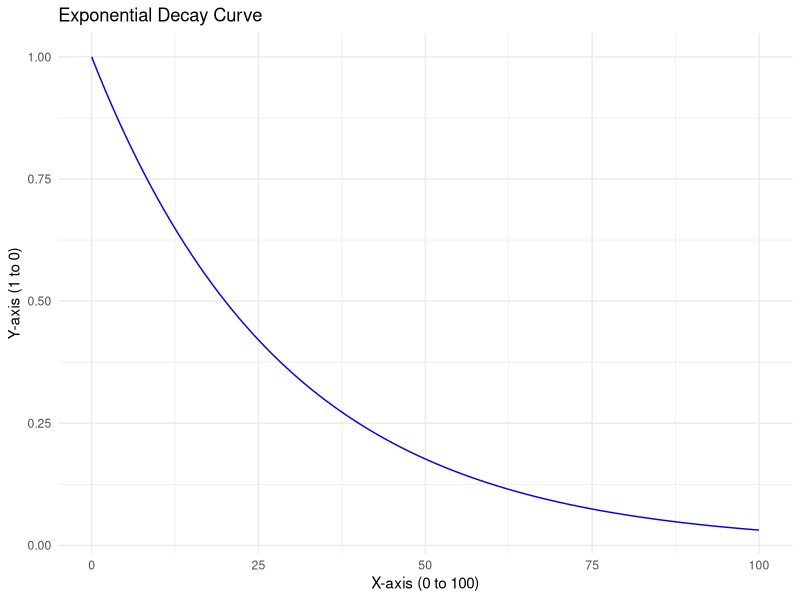

Here is the R script that generated this plot: (Note: this script raises an error after producing the figure.)
#### load packages####
library(ggplot2)
library(dplyr)
library(tidyr)


#####1. calculating the between farm transmission-𝜆nit=𝛽n∗Nit;∀i=1,...,nsuceptiblefarms ####
# Function to generate a random matrix of size 50x50 with T or F values, with F on the diagonal
generate_random_matrix <- function() {
  mat <- matrix(sample(c(0, 1), 50*50, replace = TRUE, prob= c(.95,.05)), nrow = 50)
  diag(mat) <- 0  # Set diagonal elements to "F"
  return(mat)
}

# Create a list to store the matrices
movement_matrix <- list()

# Generate 100 (timesteps) random matrices and store them in the list
for (i in 1:100) {
  movement_matrix[[i]] <- generate_random_matrix()
}
movement_matrix[[24]]




#####2. creating gravity matrix and distance matrix####
N <- 50
pig_capacity <- sample(500:4000, N, replace = TRUE)

# Initialize distance matrix
distance_matrix <- matrix(0, nrow = N, ncol = N)
p <- 0.75  # Probability of values under 100

# Fill the upper triangular part of the matrix with random distances
for (i in 1:(N-1)) {
  for (j in (i+1):N) {
    if (runif(1) <= p) {
      # Generate random distance with 75% probability under 100
      distance_matrix[i, j] <- runif(1, min = 38, max = 44)
    } else {
      # Generate random distance with 25% probability over 100
      distance_matrix[i, j] <- runif(1, min = 25, max = 50)
    }
    
    # Ensure symmetry in the distance matrix
    distance_matrix[j, i] <- distance_matrix[i, j]
  }
}

# Set attraction force to 0 if distance is greater than 35 km
distance_matrix[distance_matrix > 35] <- 0  #delete all distances above 35 km

# Calculate attraction force for each farm using the gravity model formula
gravity_matrix <- pig_capacity / (distance_matrix^2)
gravity_matrix[is.infinite(gravity_matrix)] <- 0

#####3. creating the vehicle transporting pigs to farms route####
#Eit <- elapsed time (min)
#Zit <- time the vehicle is inside the farm
#Edge <- Efarmi*Efarmj > time (72 h for cold months (from October until March) and
#within 24 h for warm months (from April until September))
#time the vehicle stayed inside the farm (time between 20-50 min, median is ~42, got it from S5)
#creating the z matrix, time the farm is inside the farm

TruckPigMatrixFunction <- function(N){

ZMatrix <- matrix(0, nrow=N, ncol=N)
for (i in 1:N) {
  for (j in 1:N) {
    if (runif(1) < 0.05) {
      ZMatrix[i, j] <- sample(c(25:60), 1)
    }
  }
}

#e matrix
EMatrix <- matrix(0, nrow=N, ncol=N)

for (i in 1:N) {
  for (j in 1:N) {
    if (ZMatrix[i, j] != 0) {
      EMatrix[i, j] <- sample(c(40:360), 1) # number get from indegree and outdegree(?) not sure about the format of edges
    }
  }
}

truck_pig_matrix  <- ZMatrix * EMatrix #edge weight 

return(truck_pig_matrix)
}

N <- 50 # farms
timesteps <- 100

truck_pig_matrix <- vector("list", timesteps)

for(t in 1:timesteps) {
  truck_pig_matrix[[t]] <- TruckPigMatrixFunction((N))
}

print(truck_pig_matrix[[1]])

#####4. Re-break force of infection####

#create the pro_survival dataset as a exponential decay y=e*−k*x
# Define the range of X values ~(time)
x <- seq(0, 100, by=1)

# Define the decay constant, k. Choose k such that the curve decays significantly over 100 days.

k <- log(2) / 20  # This is an example, you can adjust k to fit your needs

# Define the decay function
y <- exp(-k * x)

# Create a data frame for plotting
prob_survival <- data.frame(time = x, Probability = y)

# Plot using ggplot2
ggplot(prob_survival, aes(x = x, y = y)) +
  geom_line(color = "blue") +
  labs(title = "Exponential Decay Curve",
       x = "X-axis (0 to 100)",
       y = "Y-axis (1 to 0)") +
  theme_minimal()
prob_survival
prob_survival <- prob_survival[-1,]
#create farm list
reinfected <- data.frame(farm_id = 1:N, last_outbreak_time = rep(0, N))
reinfected


#### 5. Detection transition Infected to detected (outbreak) ####
#type of farms

farmID <- 1:50
FarmType <- c(
  rep("sow", 7),
  rep("gdu", 3),
  rep("nursery", 9),
  rep("finisher", 31)
)

farms <- data.frame(farmID, FarmType)

# Display the first few rows of the farms data frame to check
head(farms)


## detection parameters for the logistic function
# L is the maximum detection probability
L_sow_GDU <- 0.95 #undergo periodic testing
L_nursery_finisher <- 0.70 # example value, fit based on empirical data
X0_A <- 4  # weeks, midpoint of the sigmoid, average time it takes a farm to detect the disease from a strain A
X0_B <- 5 #weeks for strain B
k <- 0.5 # logistic growth rate



#I * ((0.95/(1 + exp(-0.5*(time_infected - farm_detection_ratio))) ) * efetive_surveillance )
# Function to calculate detection probability
detection_probability <- function(time_infected, L) {
  L / (1 + exp(-k * (time_infected - X0)))
}

# Initialize time_infected vector                                                     
time_infected <- rep(0, N)

#detection only for infected farms A, B or AB. 





##### Set the total population size and parameters####
n_farms <- 50
# Set the time step for the simulation
ntimesteps <- 100
dt = 1



###########model with detection####



## detection parameters for the logistic function
# L is the maximum detection probability
#L_sow_GDU <- 0.95 #undergo periodic testing
#L_nursery_finisher <- 0.70 # example value, fit based on empirical data
#X0_A <- 4  # weeks, midpoint of the sigmoid, average time it takes a farm to detect the disease from a strain A
#X0_B <- 5 #weeks for strain B
#k <- 0.5 # logistic growth rate
print(FarmType)
print(Status)
print(time_infected)

# Define the detection probability function
detect_prob <- function(FarmType, Status, time_infected) {
  # Set L depending on FarmType
  L <- ifelse(FarmType %in% c("sow", "gdu"), 0.95, 0.7)
  # Set X0 depending on Status
  X0 <- ifelse(Status == "A", 4, 3)
  # Calculate and return the detection probability using the logistic function
  L / (1 + exp(-0.5 * (time_infected - X0)))
}



print(detect_prob)


#recovery proportion-transition to detected/infected to susceptible
#sow <- poisson distribution: mean 41 weeks
#nursery, GDU and finisher depend of the production schedule
#nursery <- 7
#gdu <- 22
#finisher <- 25

##### Set the total population size and parameters####
N <- 50
# Set the time step for the simulation
ntimesteps <- 100
dt = 1


# Parameters
#transmissionrate = (Ro)Basic reproduction number. Average of secondary 
#infections caused by a single inf ind. in a susceptible pop. 

beta_A <- 0.26 # Transmission rate strain A between-farm pig movements
beta_B <- 0.4 # Transmission rate strain B between-farm pig movements
beta_A_local <- 0.003 # Transmission rate strain A local transmission
beta_B_local <- 0.006 # Transmission rate strain B local transmission
beta_A_truckp <- 0.00026 #Transmission rate vehicle transporting pigs to fms strain A
beta_B_truckp <- 0.0006 #Transmission rate vehicle transporting pigs to fms strain B
beta_A_Rebreak <- 0.0019 #Transmission rate re-break for sow farms strain A
beta_B_Rebreak <- 0.0010 #Transmission rate re-break for sow farms strain A
#gamma_A <- 0.1 #  recovery rate strain A, not used anymore
#gamma_B <- 0.12 # recovery rate strain B, not used anymore

# Initialize vectors for susceptible (S), infectious (I) individuals
Status <- c("A", rep("B", 5),rep("S",44)) #50 values for 50 farms
print(Status)## S, A, B, AB   initial statuses for farms
#detection status matrix
DetectionStatus <- matrix("ND", nrow = n_farms, ncol = ntimesteps)
print(DetectionStatus)
time_infected <- rep(0, n_farms)
print(time_infected)
# Initialize the Results matrix with farms as rows and timesteps as columns
Results <- matrix(NA, nrow = n_farms, ncol = ntimesteps)
Results[,1] <- Status
print(Results)


#random function to check
print_with_title <- function(title, obj) {
  cat(title, ":\n")
  print(obj)
  cat("\n")
}
  # ---- Transition function ---- #
stepF <- function(Status, Results, movMatrix, gravMatrix, truck_pig_matrix,
                  prob_survival, farms, beta_A, beta_B, beta_A_local, beta_B_local,
                  beta_A_truckp, beta_B_truckp, beta_A_Rebreak, beta_B_Rebreak,
                  DetectionStatus, time_infected, timestep) {
  tmpS <- Status
  #status detection
  StatusA <- which(tmpS=="A" | tmpS=="AB")
  statusA <- which(tmpS=="A")
  statusB <- which(tmpS=="B")
  StatusB <- which(tmpS=="B" | tmpS=="AB")
  Sus <- which(tmpS=="S")
  
  print_with_title("StatusA", head(StatusA))
  print_with_title("StatusB", StatusB)
  print_with_title("Susceptible vector", Sus)
  
  # Update time infected
  #detections
  new_infected <- Status != "S" & Results[, timestep - 1] == "S"
  print_with_title("new infected", new_infected)
  continuing_infected <- Status != "S" & Results[, timestep - 1] != "S"
  print_with_title("still infected", continuing_infected)
  #update
  time_infected[new_infected] <- 1
  time_infected[continuing_infected] <- time_infected[continuing_infected] + 1
  time_infected[Status == "S"] <- 0
  
  print_with_title("time infected", time_infected)
  
  # Sum of asymptomatic farms to sent pigs to "i" susceptible (Sus)
  FtFA<-sapply(1:length(Sus),function(x) {sum(movMatrix[StatusA,x])}) #f to f A or AB to susceptible, result is a sum
  FtFB<-sapply(1:length(Sus),function(x) {sum(movMatrix[StatusB,x])}) # f to f B or AB to susceptible
  FtFAB <- sapply(1:length(which(tmpS=="A")),function(x) {sum(movMatrix[StatusB,x])}) # farm to farm B who sent pigs to status A
  FtFBA <- sapply(1:length(which(tmpS=="B")),function(x) {sum(movMatrix[StatusA,x])}) #farm to farm A who sent pigs to status B
  
  print_with_title("A", FtFA)
  print_with_title("B", FtFB)
  print_with_title("AB", FtFAB)
  print_with_title("BA", FtFBA)
  
  # Calculate transmission rates for each strain
  rateTransmission_net_A <- beta_A * FtFA #the original include the multiplication of (beta_net*seasonality[names(seasonality) == time_start[i]])
  rateTransmission_net_B <- beta_B * FtFB 
  rateTransmission_net_AB <- beta_B * FtFAB 
  rateTransmission_net_BA <- beta_A * FtFBA #because is about the farms with B that can get the A, they use the Beta A
  
  
  print_with_title("TR_net_A", rateTransmission_net_A)
  print_with_title("TR_net_B", rateTransmission_net_B)
  print_with_title("TR_net_AB", rateTransmission_net_AB)
  print_with_title("TR_net_BA", rateTransmission_net_BA)
  
  ###including local transmission
  #spatial_vector <- (I * as.numeric(quarantine_vector == 0)) %*% gravity_matrix
  
  spatialVectorA <- sapply(1:length(Sus),function(x) {sum(gravMatrix[StatusA,x])}) #attraction force susceptible farms to farms infected A or AB
  spatialVectorB <- sapply(1:length(Sus),function(x) {sum(gravMatrix[StatusB,x])}) #attraction force susceptible farms to farms infected with B or AB
  spatialVectorAB <- sapply(1:length(which(tmpS=="A")),function(x) {sum(gravMatrix[StatusB,x])}) # attraction force susceptible farms to farms infected with A
  spatialVectorBA <- sapply(1:length(which(tmpS=="B")),function(x) {sum(gravMatrix[StatusA,x])}) # attraction force susceptible farms to farms infected with B
  #enhance vegetation index(EVI), parameter e,  the barrier index from the recipient farm i which was scaled into values between [0, 1]
  #spatial_vector <- spatial_vector * evi_matrix[,i] 
  
  print_with_title("spatialvectorA", spatialVectorA)
  print_with_title("spatialvectorB", spatialVectorB)
  print_with_title("spatialvectorAB", spatialVectorAB)
  print_with_title("spatialvectorBA", spatialVectorBA)
  
  
  
  rateTransmission_local_A <- beta_A_local * spatialVectorA
  rateTransmission_local_B <- beta_B_local * spatialVectorB #(beta_local*seasonality[names(seasonality) == time_start[i]] ) * spatial_vector
  rateTransmission_local_AB <- beta_B_local * spatialVectorAB
  rateTransmission_local_BA <- beta_A_local * spatialVectorBA
  
  print_with_title("TR_localA", rateTransmission_local_A)
  print_with_title("TR_localB", rateTransmission_local_B)
  print_with_title("TR_localAB", rateTransmission_local_AB)
  print_with_title("TR_localBA", rateTransmission_local_BA)
  
  ### Including truck pig transmission
  truckPigVectorA <- sapply(1:length(Sus),function(x) {sum(truck_pig_matrix[StatusA,x])}) #attraction force susceptible farms to farms infected A or AB
  truckPigVectorB <- sapply(1:length(Sus),function(x) {sum(truck_pig_matrix[StatusB,x])}) #attraction force susceptible farms to farms infected with B or AB
  truckPigVectorAB <- sapply(1:length(which(tmpS=="A")),function(x) {sum(truck_pig_matrix[StatusB,x])}) # farm to farm B who sent pigs to status A
  truckPigVectorBA <- sapply(1:length(which(tmpS=="B")),function(x) {sum(truck_pig_matrix[StatusA,x])}) #farm to farm A who sent pigs to status B
  
  print_with_title("truckvectorA", truckPigVectorA)
  print_with_title("truckvectorB", truckPigVectorB)
  print_with_title("truckvectorAB", truckPigVectorAB)
  print_with_title("truckvectorBA", truckPigVectorBA)
  
  
  rateTransmission_truck_A <- beta_A_truckp * truckPigVectorA
  rateTransmission_truck_B <- beta_B_truckp * truckPigVectorB #(beta_local*seasonality[names(seasonality) == time_start[i]] ) * spatial_vector
  rateTransmission_truck_AB <- beta_B_truckp * truckPigVectorAB
  rateTransmission_truck_BA <- beta_A_truckp * truckPigVectorBA
  
  print_with_title("TR_truckA", rateTransmission_truck_A)
  print_with_title("TR_truckB", rateTransmission_truck_B)
  print_with_title("TR_truckAB", rateTransmission_truck_AB)
  print_with_title("TR_truckBA", rateTransmission_truck_BA)
  
  ### Including re-break only for sow farms
  
  sow_farms <- farms$farmID[farms$FarmType == "sow"] #gives the index of sow farms
  
  print_with_title("sow farms", sow_farms)
  
  # Checking reinfected before update
  print_with_title("reinfected before update", reinfected)
  
  #update of the last outbreak time
  reinfected <- reinfected %>%
    mutate(last_outbreak_time = ifelse(farm_id %in% sow_farms & Status == "S" & (Results[,i-1] == "A" | Results[,i-1] == "B" | Results[,i-1] == "AB"), 
                                          1, 
                                          ifelse(farm_id %in% sow_farms & Status == "S",
                                                 last_outbreak_time + 1, 
                                                 last_outbreak_time) ))
  
  # Checking reinfected after update
  print_with_title("reinfected after update", reinfected)
  
  # Join the filtered sow_reinfected with prob_survival
   sow_reinfected <- reinfected %>%
    left_join(prob_survival, by = c("last_outbreak_time" = "time"), relationship = "many-to-many") %>%
    mutate(Probability = replace_na(Probability, 0))
  
  # Checking the result of the join
  print_with_title("sow_reinfected", sow_reinfected)
  
  # Now use sow_reinfected for calculating re-break rates
  rateTransmission_ReBreak_A <- sow_reinfected$Probability * beta_A_Rebreak
  rateTransmission_ReBreak_B <- sow_reinfected$Probability * beta_B_Rebreak
  
  print_with_title("RT_rebreakA", rateTransmission_ReBreak_A)
  print_with_title("RT_rebreakB", rateTransmission_ReBreak_B)
  
  #sum of the transmission rates
  # Initial sum of the transmission rates without considering re-break rates
  rateTransmission_A <- rateTransmission_net_A + rateTransmission_local_A + rateTransmission_truck_A + rateTransmission_ReBreak_A
  rateTransmission_B <- rateTransmission_net_B + rateTransmission_local_B + rateTransmission_truck_B + rateTransmission_ReBreak_B
  rateTransmission_AB <- rateTransmission_net_AB + rateTransmission_local_AB + rateTransmission_truck_AB + rateTransmission_ReBreak_B
  rateTransmission_BA <- rateTransmission_net_BA + rateTransmission_local_BA + rateTransmission_truck_BA + rateTransmission_ReBreak_A
  print_with_title("ratetransmissionA",rateTransmission_A)
  print(c("ratetransmissionB",rateTransmission_B))
  print(c("ratetransmissionAB",rateTransmission_AB))
  print(c("ratetransmissionBA",rateTransmission_BA))
  
 
  
  # Update status based on transmission rates
  calculate_infected <- function(rateTransmission, data , dt) {
    random_num <- runif(length(data))
    rateTransmission_Sus <- rateTransmission[data]
    inf_prob <- 1 - exp(-rateTransmission_Sus * dt)
    infected <- data[random_num < inf_prob]
    return(infected)
  }
  # Calculate the infected farms for each strain
  infA <- calculate_infected(rateTransmission_A, Sus, dt)
  infB <- calculate_infected(rateTransmission_B, Sus, dt)
  ## Status A who get B
  AinfB <- calculate_infected(rateTransmission_AB, statusA, dt)
  ## Status B who get A
  BinfA <- calculate_infected(rateTransmission_BA, statusB, dt)
  
  #checking the results
  print(c("which farm get A",infA))
  print(c("which farm get B",infB))
  print(c("which A farm get B", AinfB))
  print(c("which B farm get A", BinfA))
  
  
  
  #update status based on transmission rates
  
  Status[which(tmpS=="S")[infA]] <- "A"
  Status[which(tmpS=="S")[infB]] <- "B"
  Status[which(tmpS=="S")[which(infA %in% infB)]] <- "AB"
  Status[which(tmpS=="A")[AinfB]] <- "AB"
  Status[which(tmpS=="B")[BinfA]] <- "AB"
  
  print_with_title("update_status", Status)
  
  ##detection  
  # Calculate detection probabilities
  # Calculate detection probabilities
  detection_probabilities <- sapply(1:n_farms, function(j) {
    if (Status[j] == "infected" & DetectionStatus[j, timestep-1] == "ND") {
      return(detect_prob(farms$FarmType[j], Status[j], time_infected[j]))
    } else {
      # Return 0 for farms that are not infected or have already been detected
      return(0)
    }
  })
  print(c("detectionstatusupdated", DetectionStatus))
  
  
  # Transition to susceptible based on recovery time
  recovery_thresholds <- c(nursery = 8, finisher = 26, gdu = 23, sow= rpois(1, lambda = 41))
  recovery_time <- sapply(farms$FarmType, function(ft) recovery_thresholds[ft])
  
  print(c("check recovery thresholds", recovery_thresholds))
  
  print(c("recoveries", recovery_time))
  
  
  # Transition to susceptible based on recovery time
  Status[time_infected >= recovery_time] <- "S"
  
  return(Status)
  
}


# Initialize the Results matrix again
Results <- matrix(NA, nrow = N, ncol = ntimesteps)
# Define initial status
Status <- c(rep("A", 5), "B", rep("S", N-6)) ## S, A, B, AB)
Results[, 1] <- Status   # Store the initial status in the Results matrix  
n_farms<- 50
n_infected_A <- matrix(0, nrow = n_farms, ncol = timesteps)
n_infected_B <- matrix(0, nrow = n_farms, ncol = timesteps)
n_infected_AB <- matrix(0, nrow = n_farms, ncol = timesteps)


# Loop over timesteps
timesteps <- 100
for (i in 2:timesteps) {
  print(c("Step", i))
  Status <- stepF(Status, Results, movement_matrix[[i]], gravity_matrix,
                  truck_pig_matrix[[i]], prob_survival, farms, beta_A,
                  beta_B, beta_A_local, beta_B_local, beta_A_truckp, 
                  beta_B_truckp, beta_A_Rebreak, beta_B_Rebreak, 
                  DetectionStatus, time_infected, i)
  
  Results[,i] <- Status
  #count the number of infected farms
  n_infected_A[,i] <- sum(Status == "A")
  n_infected_B[,i] <- sum(Status == "B")
  n_infected_AB[,i] <- sum(Status == "AB")
}

Results

# Create a vector of dates
dates <- seq(as.Date("2024-01-01"), by = "week", length.out = timesteps)

plot


